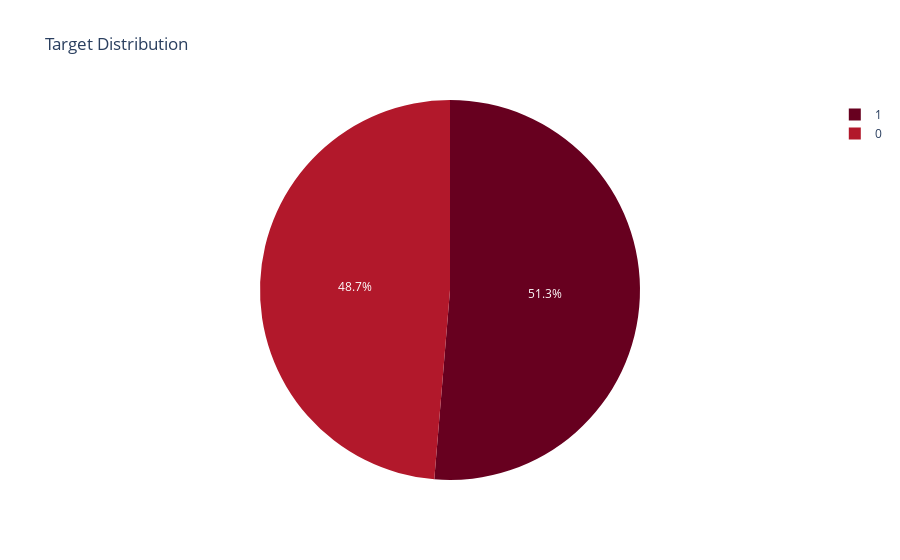

The notebook cell this image was saved under:
### Code cell
import plotly.express as px

fig = px.pie(
    target_count,
    names='target',
    values='Count',
    title='Target Distribution',
    color_discrete_sequence=px.colors.sequential.RdBu
)
fig.show()

### Figure 1 — Plotly figure (JSON) as saved in the notebook; plotly's stock layout.template omitted (floating-point values rounded to 4 significant figures)
{"data": [{"domain": {"x": [0, 1], "y": [0, 1]}, "hovertemplate": "target=%{label}<br>Count=%{value}<extra></extra>", "labels": [1, 0], "legendgroup": "", "name": "", "showlegend": true, "type": "pie", "values": [526, 499]}], "layout": {"legend": {"tracegroupgap": 0}, "piecolorway": ["rgb(103,0,31)", "rgb(178,24,43)", "rgb(214,96,77)", "rgb(244,165,130)", "rgb(253,219,199)", "rgb(247,247,247)", "rgb(209,229,240)", "rgb(146,197,222)", "rgb(67,147,195)", "rgb(33,102,172)", "rgb(5,48,97)"], "title": {"text": "Target Distribution"}}}
